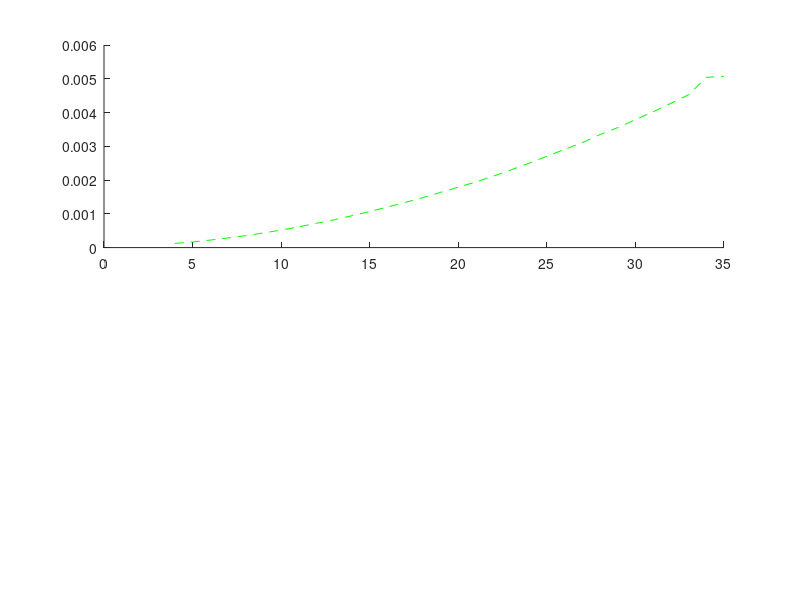

MATLAB code to generate this figure: (Note: this script raises an error after producing the figure.)
function erg1_last_minute_15
clc;

N=4:35;
sumM = []; 
sumG = [];
sumC = [];
sumP = [];
avgM = [];
avgG = [];
avgC = [];
avgP = [];
for i = 1:size(N, 2) 
    sumM(i) = 0; 
    sumG(i) = 0; 
    sumC(i) = 0; 
    sumP(i) = 0; 
    avgM(i) = 0;
    avgG(i) = 0;
    avgC(i) = 0;
    avgP(i) = 0;
end

for n = 4:35
m = n-3;
for i=1:10


E = round(10*rand(1,n-2))+1;
C = round(10*rand(1,n-1))+1;
D = round(10*rand(1,n))+1;
A = round(10*rand(1,n-1))+1;
B = round(10*rand(1,n-2))+1;

p=pentadiagonal(E,C,D,A,B);
y = round(100*rand(1,n)) + 1;
b = y';

tic;xM=(p\b)'; tM=toc;
sumM(m)= sumM(m)+tM;

tic;xG= gaussianElimination(p,b)'; tG=toc;
sumG(m)= sumG(m)+tG;

tic;xP=PTRANSII(n,E,C,D,A,B,y); tP=toc;
sumP(m)= sumP(m)+tP;

tic;xC=cramer(p,b)'; tC=toc;
sumC(m) = sumC(m)+tC;

end

avgC(m)=sumC(m)/i;
avgG(m)=sumG(m)/i;
avgM(m)=sumM(m)/i;
avgP(m)=sumP(m)/i;


end

subplot(2,1,1);
plot(N,avgG,'g--',N,avgC,'Co-',N,avgM,'r*-',N,avgP,'b^-');hold on; grid on;
axis([0,35,0,2*(10^-3)]);
hold off;


N=4:50:2000;
sumM = []; 
sumP = [];
avgM = [];
avgP = [];
for i = 1:size(N, 2) 
    sumM(i) = 0; 
    sumP(i) = 0; 
    avgM(i) = 0;
    avgP(i) = 0;
end

n = 4;
m = 1;
while n <= 2000
    m = ((n-4)/50) + 1;
    n = n + 50;
for i=1:10

E = round(10*rand(1,n-2))+1;
C = round(10*rand(1,n-1))+1;
D = round(10*rand(1,n))+1;
A = round(10*rand(1,n-1))+1;
B = round(10*rand(1,n-2))+1;
p=pentadiagonal(E,C,D,A,B);
y = round(100*rand(1,n)) + 1;
b=y';

tic;xP=PTRANSII(n,E,C,D,A,B,y); tP=toc;
sumP(m)= sumP(m)+tP;

tic;xM=(p\b)'; tM=toc;
sumM(m)= sumM(m)+tM;
end

avgM(m)=sumM(m)/i;
avgP(m)=sumP(m)/i;

end

subplot(2,1,2);
plot(N, avgM, 'r*-',N,avgP, 'bo-'); hold on; grid on;
axis([0,2000,0,0.08]);
hold off;

end
function p = pentadiagonal(E,C,D,A,B)
p = diag(E,-2)+diag(C,-1)+diag(D,0)+diag(A,1)+diag(B,2);
end

function [x,psi] = PTRANSII(n,E,C,D,A,B,y)

A(n) = 0;
B(n) = 0;
B(n-1) = 0;
C(1) = 0;
E(1) = 0;
E(2) = 0;

e = [E(1) E(2) E];
c = [C(1) C];
d = D;
a = [A A(n)];
b = [B B(n-1) B(n)];

psi(n) = d(n);
    sigma(n) = c(n) / psi(n);
    fi(n) = e(n) / psi(n);
    w(n) = y(n) / psi(n);

    ro(n-1) = a(n-1);
    psi(n-1) = d(n-1) - sigma(n) * ro(n-1);
    sigma(n-1) = (c(n-1) - fi(n) * ro(n-1)) / psi(n-1);
    fi(n-1) = e(n-1) / psi(n-1);
    w(n-1) = (y(n-1) - w(n) * ro(n-1)) / psi(n-1);

    for i = n-2 : -1 : 3
        ro(i) = a(i) - sigma(i+2) * b(i);
        psi(i) = d(i) - fi(i+2) * b(i) - sigma(i+1) * ro(i);
        sigma(i) = (c(i) - fi(i+1) * ro(i)) / psi(i);
        fi(i) = e(i) / psi(i);
        w(i) = (y(i) - w(i+2) * b(i) - w(i+1) *ro(i)) / psi(i);
    end

    ro(2) = a(2) - sigma(4) * b(2);
    psi(2) = d(2) - fi(4) * b(2) - sigma(3) * ro(2);
    sigma(2) = (c(2) - fi(3) * ro(2)) / psi(2);
    ro(1) = a(1) - sigma(3) *b(1);
    psi(1) = d(1) - fi(3) * b(1) - sigma(2) * ro(1);
    w(2) = (y(2) - w(4) * b(2) - w(3) * ro(2)) / psi(2);
    w(1) = (y(1) - w(3) * b(1) - w(2) *ro(1)) / psi(1);

    x(1) = w(1);
    x(2) = w(2) - sigma(2) * x(1);

    for i = 3 : 1 : n
        x(i) = w(i) - (sigma(i) * x(i-1)) - fi(i) * x(i-2);
    end

    disp('psi');
    disp(psi);

end



function x = gaussianElimination(A, b)

    [~, n] = size(A);
    Ag = [A b];

    for k = 1:n - 1
        [~, j] = max(abs(Ag(k:n, k)));
        C = Ag(k, :);
        Ag(k, :) = Ag(j + k - 1, :);
        Ag(j + k - 1, :) = C;
        if Ag(k, k) == 0
            error('Matrix A is singular');
        end
        for i = k + 1:n
            r = Ag(i, k) / Ag(k, k);
            Ag(i, k:n + 1) = Ag(i, k:n + 1) - r * Ag(k, k: n + 1);
        end
end

    x = zeros(n, 1);
    x(n) = Ag(n, n + 1) / Ag(n, n);
    for k = n - 1:-1:1
        x(k) = (Ag(k, n + 1) - Ag(k, k + 1:n) * x(k + 1:n)) / Ag(k, k);
    end
    
    
end

function x = cramer(A,b)
    d = det(A);
    x = zeros(size(b));
    for j = 1:size(b)
        x(j) = det([A(:,1:j-1) b A(:,j+1:end)]) / d;
  end

    end

